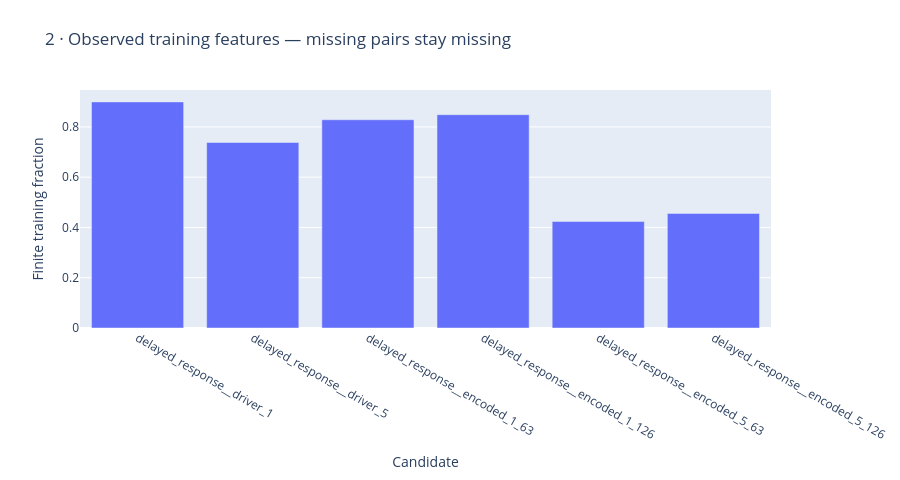

The code cell stored with this chart in its notebook:
### Markdown cell above
## Measure usable feature coverage

All price legs must be present. Insufficient paired history stays missing, not zero-filled outcomes.

### Code cell
figures[1].show()

### Figure 1 — Plotly figure (JSON) as saved in the notebook; plotly's stock layout.template omitted (floating-point values rounded to 4 significant figures)
{"data": [{"type": "bar", "x": ["delayed_response__driver_1", "delayed_response__driver_5", "delayed_response__encoded_1_63", "delayed_response__encoded_1_126", "delayed_response__encoded_5_63", "delayed_response__encoded_5_126"], "y": [0.8995, 0.738, 0.8284, 0.8486, 0.4238, 0.4558]}], "layout": {"height": 480, "legend": {"orientation": "h", "y": -0.3}, "margin": {"b": 100, "l": 80, "r": 35, "t": 90}, "title": {"text": "2 · Observed training features — missing pairs stay missing"}, "xaxis": {"title": {"text": "Candidate"}}, "yaxis": {"title": {"text": "Finite training fraction"}}}}
